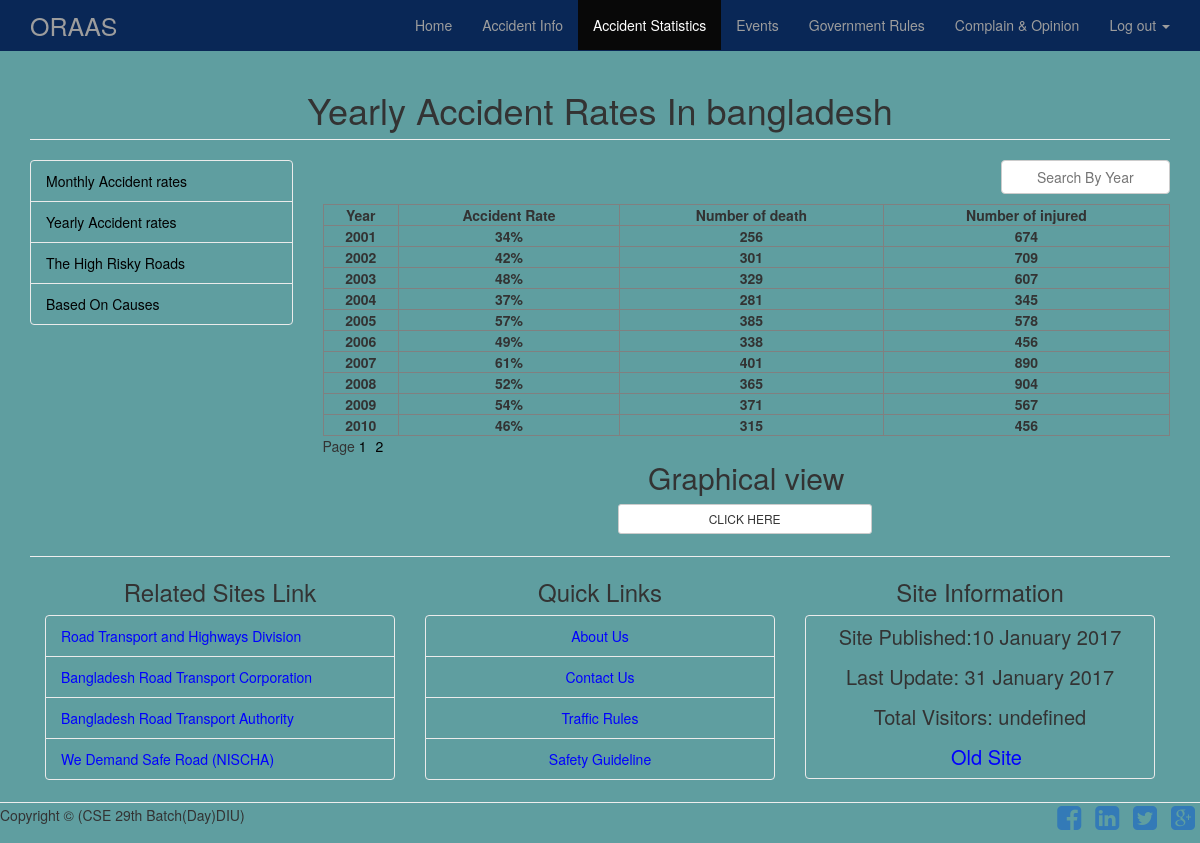
The app's page /yearly_rates.php?page=1 (signed in) with its own data.
### tables this page shows
CREATE TABLE IF NOT EXISTS `yearly_analysis` (
  `id` int(11) NOT NULL AUTO_INCREMENT,
  `year` int(11) NOT NULL,
  `accident_rate` varchar(255) NOT NULL,
  `number_of_death` int(11) NOT NULL,
  `number_of_injured` int(11) NOT NULL,
  PRIMARY KEY (`id`)
);

### yearly_rates.php (the view, shortened to what this page needs)
<?php require_once "connection.php";
if (isset($_SESSION['user']) && $_SESSION['user'])
{
    $user = $_SESSION['user'];
}
else
{
    header("location:user_login.php");
}
?>
<!DOCTYPE html>
<html lang="en">
    <head>
        <link href="css/bootstrap.min.css" rel="stylesheet">
        <link href="css/modern-business.css" rel="stylesheet">
        <link href="font-awesome/css/font-awesome.min.css" rel="stylesheet" type="text/css">
        <link rel="stylesheet" type="text/css" href="css/style.css">
    </head>
    <body>
        <nav class="navbar navbar-inverse navbar-fixed-top" role="navigation">
            <div class="container">
                <div class="navbar-header">
                   <a class="navbar-brand" href="index.php" style="font-size:25px">ORAAS</a>
                </div>
                <div class="collapse navbar-collapse" id="bs-example-navbar-collapse-1">
                    <ul class="nav navbar-nav navbar-right">
                        <li>
                            <a href="index.php">Home</a>
                        </li>
                        <li >
                            <a href="accident_info.php">Accident Info</a>
                        </li>
                        <li class="active">
                            <a href="accident_statistics.php">Accident Statistics</a>
                        </li>
                        <li>
                            <a href="events.php">Events</a>
                        </li>
                        <li>
                            <a href="government_rules.php">Government Rules</a>
                        </li>
                        <li>
                            <a href="complain_opinion.php">Complain & Opinion</a>
                        </li>
                       <?php if ($user) { ?>
                        <li class="dropdown">
                        <a href="#" class="dropdown-toggle" data-toggle="dropdown">Log out <b class="caret"></b></a>
                       </li>
                       <?php } ?>
                    </ul>
                </div>
            </div>
        </nav>
        <div class="container">
            <div class="row">
                <div class="col-lg-12">
                    <h1 class="page-header" style="text-align:center">Yearly Accident Rates In bangladesh</h1>
                </div>
            </div>
            <div class="row">
                <div class="col-md-3">
                    <div class="list-group">
                        <a href="monthly_rates.php?page=1" class="list-group-item" style="color:black">Monthly Accident rates</a>
                        <a href="yearly_rates.php?page=1" class="list-group-item" style="color:black">Yearly Accident rates</a>
                        <a href="high_risk_roads.php?page=1" class="list-group-item" style="color:black">The High Risky Roads</a>
                       <a href="different_fault.php?page=1"  class="list-group-item" style="color:black">Based On Causes</a>
                    </div>
                </div>
                 <div class="col-md-9">
                  <form method="POST" action="y_search.php">
                    <input class="btn btn-md btn-default btn-block" style="float: right;width:20%;margin-bottom:10px" type="text" name="year" placeholder="Search By Year" >
                </form>
                 <?php
                        $page=$_GET["page"];
                        if( $page=="1")
                        {
                                $page1=0;
                        }
                        else
                        {
                             $page1=($page*10)-10;
                        }
                        $sql = "SELECT * FROM yearly_analysis";
                        $res1 = mysql_query($sql) or die(mysql_error());
                        $row = mysql_num_rows($res1);
                        $a = $row/10;
                        $a = ceil ($a);
                ?>
                <table border="1" width="100%">
                    <thead>
                        <tr style="text-align:center">
                            <th style="text-align:center">Year</th>
                            <th style="text-align:center">Accident Rate</th>
                            <th style="text-align:center">Number of death</th>
                            <th style="text-align:center">Number of injured</th>
                        </tr>
                    </thead>
                    <tbody>
                        <?php
                              $sql = "SELECT * FROM yearly_analysis LIMIT $page1,10";
                              $res = mysql_query($sql) or die(mysql_error());
                            while ($data = mysql_fetch_assoc($res)) { ?>
                            <tr style="text-align:center">
                                <th style="text-align:center"><?php echo $data['year'] ?></th>
                                <th style="text-align:center"><?php echo $data['accident_rate'] ?></th>
                                <th style="text-align:center"><?php echo $data['number_of_death'] ?></th>
                                <th style="text-align:center"><?php echo $data['number_of_injured'] ?></th>
                            </tr>
                        <?php } ?>
                    </tbody>
                </table>
                     <?php
                     echo "Page";
                    for($b=1;$b<=$a;$b++)
                     {
                     ?> <a href="yearly_rates.php?page=<?php echo $b;?>" style="margin-right:5px;color:black"><?php echo $b; ?></a> <?php
                      }
                     ?>
                <h2 style="text-align:center;margin-top:5px">Graphical view</h2><a class="btn btn-sm btn-default btn-block" href="yearly_view.php" style="margin-left:295px;width:30%">CLICK HERE</a>
                   <br>
                  </div>
            </div>
            <hr>
              <div class="row">
                   <div class="col-lg-12">
                    <div class="col-md-4">
                    <h3 style="text-align:center">Related Sites Link</h3>
                    <div class="list-group">
                     <a href="http://www.rthd.gov.bd/" class="list-group-item" style="color:blue" target="_blank">Road Transport and Highways Division</a>
                     <a href="http://www.brtc.gov.bd/" class="list-group-item" style="color:blue" target="_blank">Bangladesh Road Transport Corporation</a>
                     <a href="https://www.facebook.com/brta.bd/" class="list-group-item" style="color:blue" target="_blank">Bangladesh Road Transport Authority</a>
                     <a href="http://wedemandsaferoadbd.org" class="list-group-item" style="color:blue" target="_blank">We Demand Safe Road (NISCHA)</a>
                   </div>
                    </div>
                    <div class="col-md-4">
                    <h3 style="text-align:center">Quick Links</h3>
                      <div class="list-group">
                            <a href="about.php" class="list-group-item" style="text-align:center;color:blue">About Us</a>
                            <a href="contact.php" class="list-group-item" style="text-align:center;color:blue">Contact Us</a>
                            <a href="traffic_rules.php" class="list-group-item" style="text-align:center;color:blue">Traffic Rules</a>
                            <a href="safety_guideline.php" class="list-group-item" style="text-align:center;color:blue">Safety Guideline</a>
                      </div>
                    </div>
                    <div class="col-md-4">
                    <h3 style="text-align:center">Site Information</h3>
                      <div class="list-group">
                            <h4 class="list-group-item">
                            <p style="font-size:20px;text-align:center;margin-bottom:18px">Site Published:10 January 2017</p>
                            <p style="font-size:20px;text-align:center;margin-bottom:18px">Last Update: 31 January 2017</p>
                            <p style="font-size:20px;text-align:center;margin-bottom:18px"><script> document.write("Total Visitors: " + localStorage.pagecount + "");</script></p>
                            <a href="http://localhost/update_project/project/index.php" style="font-size:20px;color:blue;text-align:center;margin-left:130px" target="_blank">Old Site</a>
                           </h4>
                      </div>
                    </div>
                   </div>
                </div>
             </div>
            <hr>
            <footer class="welcome">
                <div class="row">
                    <div class="col-md-6 ">
                         <p>Copyright © (CSE 29th Batch(Day)DIU)</p>
                    </div>
                    <div class="col-md-6 text-right">
                         <ul class="list-unstyled list-inline list-social-icons">
                            <li>
                                <a href="#"><i class="fa fa-facebook-square fa-2x"></i></a>
                            </li>
                            <li>
                                <a href="#"><i class="fa fa-linkedin-square fa-2x"></i></a>
                            </li>
                            <li>
                                <a href="#"><i class="fa fa-twitter-square fa-2x"></i></a>
                            </li>
                            <li>
                                <a href="#"><i class="fa fa-google-plus-square fa-2x"></i></a>
                            </li>
                        </ul>
                    </div>
                </div>
            </footer>
    </body>
</html>

### css/modern-business.css (style rules this page uses)
html, body { height: 100%; }
body { padding-top: 50px; }
footer { margin: 50px 0; }

### css/style.css (style rules this page uses)
body { background: #5F9EA0; }
.navbar-inverse { background-color: #092756 ; border-color: #092756 ; }
.navbar-inverse .navbar-nav > .active > a, .navbar-inverse .navbar-nav > .active > a:focus, .navbar-inverse .navbar-nav > .active > a:hover { background-color: #080808; color: #fff; }
.list-group-item { background-color: #5F9EA0; border: 1px solid #ebebeb; display: block; margin-bottom: -1px; padding: 10px 15px; position: relative; }
.welcome { margin-top:2px; margin-bottom:0px; }
hr { margin-top:2px; margin-bottom:2px; }

### records on screen
yearly_analysis: year "2001", accident_rate "34%", number_of_death "256", number_of_injured "674"
yearly_analysis: year "2002", accident_rate "42%", number_of_death "301", number_of_injured "709"
yearly_analysis: year "2003", accident_rate "48%", number_of_death "329", number_of_injured "607"
yearly_analysis: year "2004", accident_rate "37%", number_of_death "281", number_of_injured "345"
yearly_analysis: year "2005", accident_rate "57%", number_of_death "385", number_of_injured "578"
yearly_analysis: year "2006", accident_rate "49%", number_of_death "338", number_of_injured "456"
yearly_analysis: year "2007", accident_rate "61%", number_of_death "401", number_of_injured "890"
yearly_analysis: year "2008", accident_rate "52%", number_of_death "365", number_of_injured "904"
yearly_analysis: year "2009", accident_rate "54%", number_of_death "371", number_of_injured "567"
yearly_analysis: year "2010", accident_rate "46%", number_of_death "315", number_of_injured "456"
